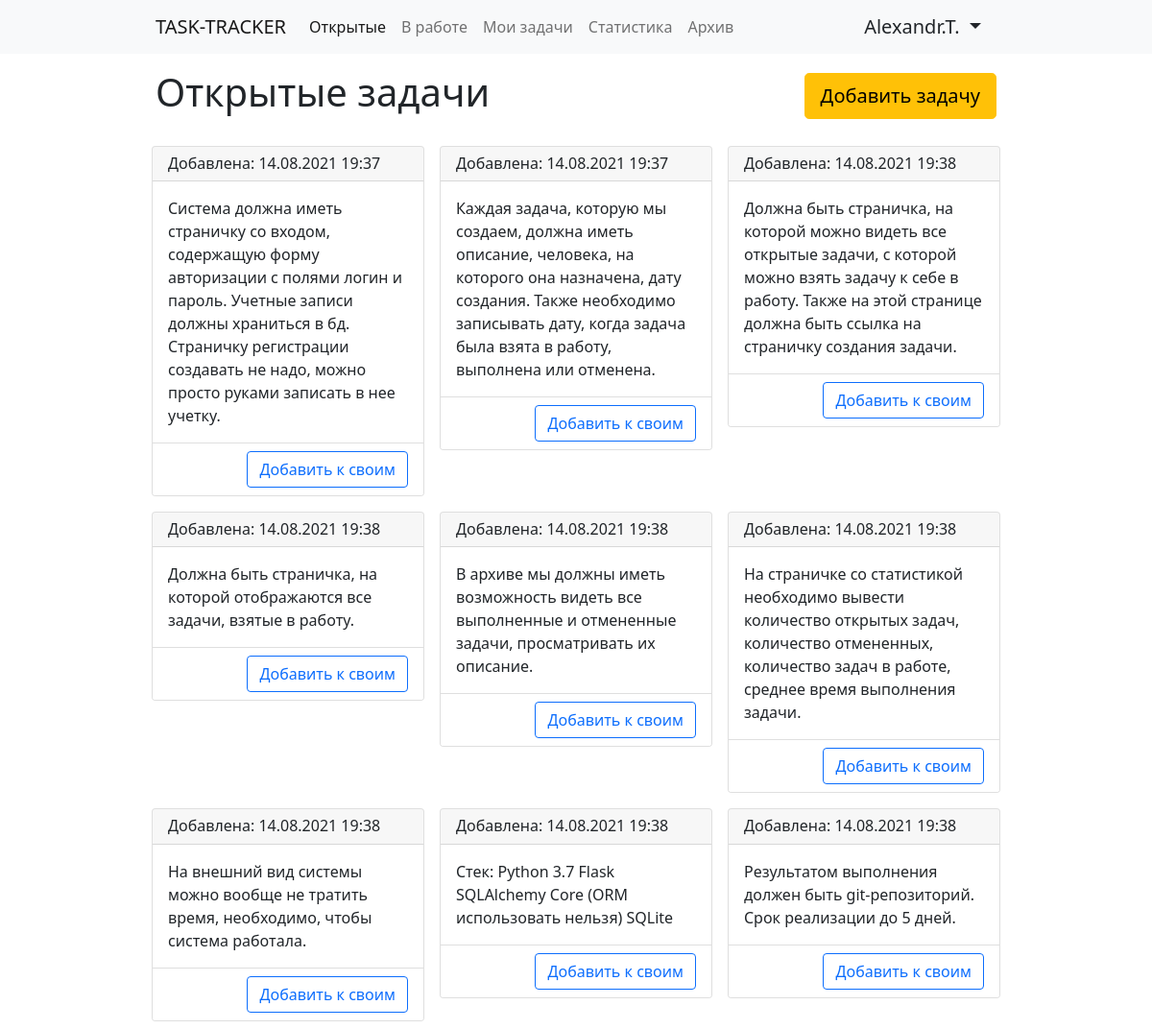
The page / (signed in) on the database as committed earlier.
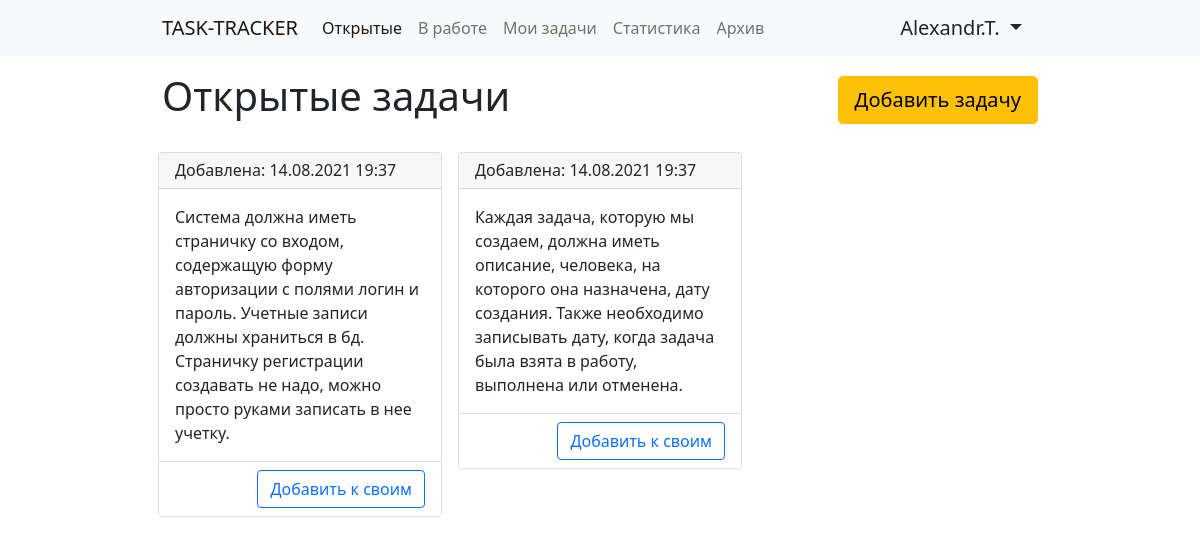
The same page on the database as committed later.
### tables this page shows
CREATE TABLE ticket (
	id INTEGER NOT NULL, 
	description VARCHAR, 
	created_at DATETIME, 
	user_id INTEGER, 
	current_status INTEGER, 
	status_updated_at DATETIME, 
	PRIMARY KEY (id), 
	FOREIGN KEY(user_id) REFERENCES user (id), 
	FOREIGN KEY(current_status) REFERENCES status (id)
);

### app.py (the view)
@app.route('/', methods=['GET', 'POST'])
@check_auth
def main(user):
    if request.method == "GET":
        tickets = get_opened_tickets()
        return render_template(
            "index.html",
            user=user,
            tickets=tickets
        )
    if request.method == "POST":
        ticket = request.form.get('ticket')
        change_ticket_status(ticket, user['id'], "В работе")
        return redirect('/')

### services/auth.py (called while the page is built)
def check_auth(func):
    @wraps(func)
    def wrapper(*args, **kwargs):
        if not request.cookies.get('authenticated_user'):
            return redirect('/login/')
        else:
            user_info = engine.execute(select(users).where(users.c.id == request.cookies.get('authenticated_user'))).fetchone()
            user = {
                'id': user_info[0],
                'login': user_info[1],
                'fullname': user_info[3],
            }
            return func(*args, user=user, **kwargs)
    return wrapper

### services/tickets.py (called while the page is built)
def get_opened_tickets():
    query = select(tickets).select_from(
        tickets.join(
            statuses,
            tickets.c.current_status == statuses.c.id
        )
    ).where(
        statuses.c.title == "Новый"
    )
    tickets_list = engine.execute(query).fetchall()
    return parse_tickets(tickets_list)

### templates/index.html (shortened to what this page needs)
{% extends 'base.html' %}
{% block content %}
    <div class="row mb-3">
        <div class="col-6">
            <h1>Открытые задачи</h1>
        </div>
        <div class="col-6 d-flex justify-content-end align-items-center">
            <div class="">
                <a href="/new_ticket/" class="btn btn-lg btn-warning">
                    Добавить задачу
                </a>
            </div>
        </div>
    </div>
    <div class="row">
        {% for ticket in tickets %}
            <div class="col-md-6 col-lg-4 p-2">
                <div class="card">
                    <div class="card-header">
                        <h6 class="mb-0">Добавлена: <span> {{ ticket.created_at.strftime('%d.%m.%Y %H:%M') }}</span>
                        </h6>
                    </div>
                    <div class="card-body">
                        <p class="card-text">{{ ticket.description }}</p>
                    </div>
                    <div class="card-footer bg-white">
                        <div class="row justify-content-end">
                            <div class="col-auto">
                                <form action="/" method="post">
                                    <button type="submit" class="btn btn-outline-primary">Добавить к своим</button>
                                </form>
                            </div>
                        </div>
                    </div>
                </div>
            </div>
        {% endfor %}
    </div>
{% endblock %}

Rows that differ between the two databases and show on the page:
no longer on this page (row edited): ticket: created_at "14.08.2021 19:38", description "Должна быть страничка, на которой можно видеть все открытые задачи, с которой можно взять задачу к себе в работу. Также на этой странице должна быть ссылка на страничку создания задачи."
no longer on this page (row edited): ticket: created_at "14.08.2021 19:38", description "Должна быть страничка, на которой отображаются все задачи, взятые в работу."
no longer on this page (row edited): ticket: created_at "14.08.2021 19:38", description "В архиве мы должны иметь возможность видеть все выполненные и отмененные задачи, просматривать их описание."
no longer on this page (row edited): ticket: created_at "14.08.2021 19:38", description "На страничке со статистикой необходимо вывести количество открытых задач, количество отмененных, количество задач в работе, среднее время выполнения задачи."
no longer on this page (row edited): ticket: created_at "14.08.2021 19:38", description "На внешний вид системы можно вообще не тратить время, необходимо, чтобы система работала."
no longer on this page (row edited): ticket: created_at "14.08.2021 19:38", description "Стек: Python 3.7 Flask SQLAlchemy Core (ORM использовать нельзя) SQLite"
no longer on this page (row edited): ticket: created_at "14.08.2021 19:38", description "Результатом выполнения должен быть git-репозиторий. Срок реализации до 5 дней."
